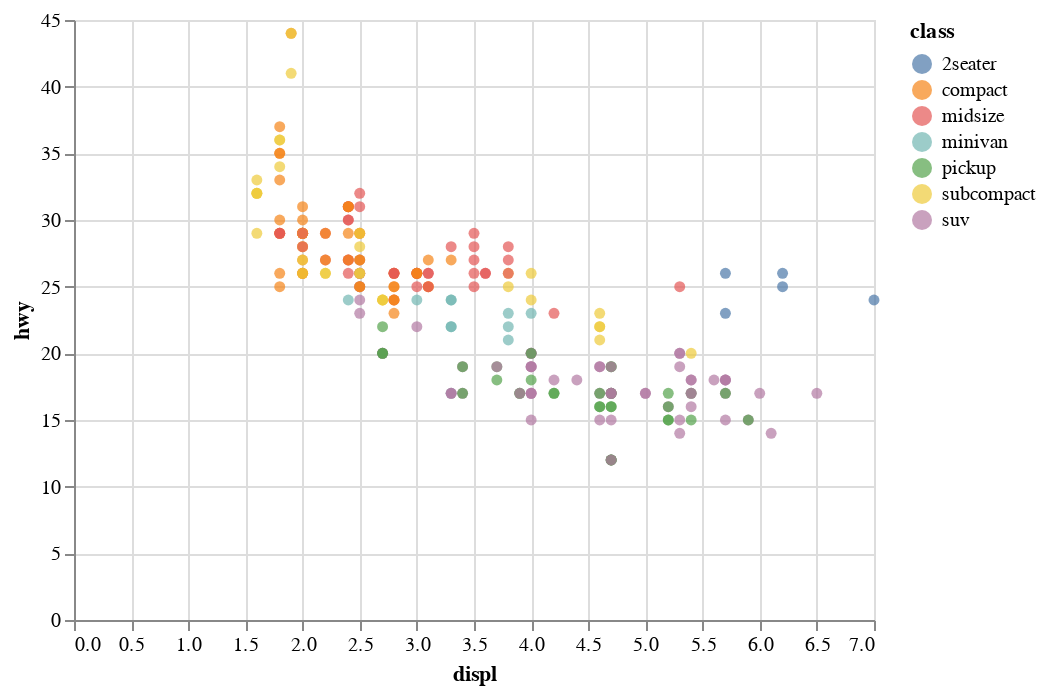

Notebook code cell kept with this figure:
### Markdown cell above
### Aesthetic mappings 
if the points, fall outside the linear line, we can change the color of the points to see the trends

This can be done by adding a third variable, like class, to a two dimensional scatterplot by mapping it to an encoding. Trying the code-

### Code cell
chart = (alt.Chart(mpg)
  .encode(
    x = "displ",
    y = "hwy",
    color = "class", 
    )
  .mark_circle())


chart.mark_circle()

### Figure 1 — Vega-Lite specification as saved in the notebook (floating-point values rounded to 4 significant figures; data arrays with more than 128 entries replaced by an {"elided": "..."} marker saying what was removed)
{"config": {"view": {"continuousWidth": 400, "continuousHeight": 300}}, "data": {"name": "data-784d2a789a5f3a352263a16b6c4cd367"}, "mark": "circle", "encoding": {"color": {"field": "class", "type": "nominal"}, "x": {"field": "displ", "type": "quantitative"}, "y": {"field": "hwy", "type": "quantitative"}}, "$schema": "https://vega.github.io/schema/vega-lite/v4.17.0.json", "datasets": {"data-784d2a789a5f3a352263a16b6c4cd367": {"elided": "234 records"}}}
